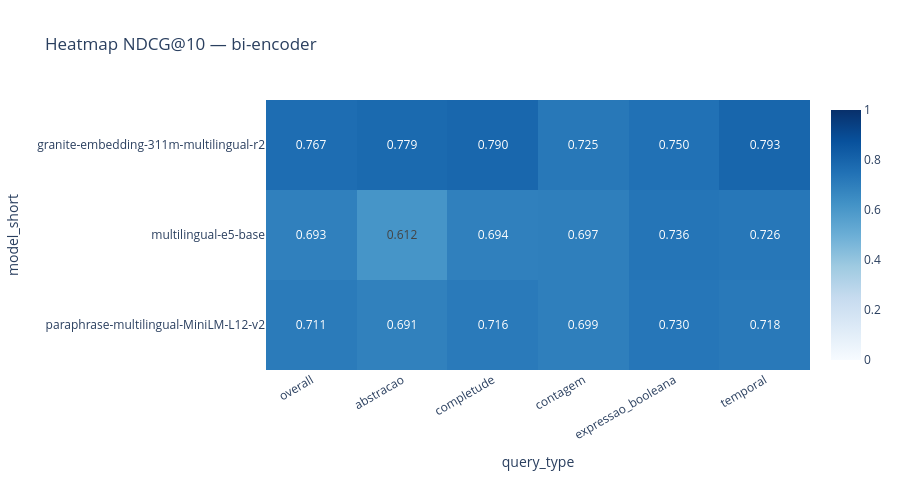
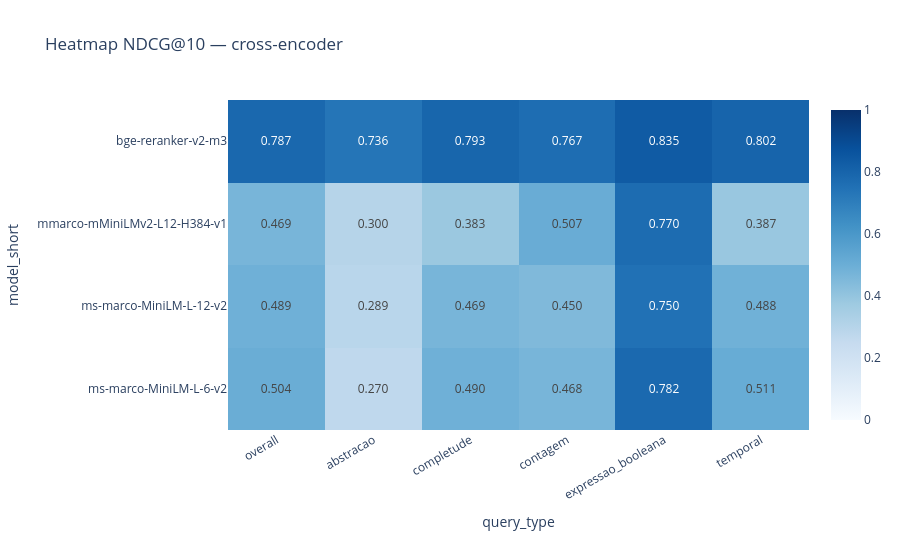

The cell these charts' notebook holds for them, in order:
### Markdown cell above
## 3. Heatmap — Métricas × Tipos de Query por Modelo

### Code cell
metric_heatmap = "NDCG@10"

for enc_type, df_enc in [("bi-encoder", df_bi), ("cross-encoder", df_cross)]:
    pivot = df_enc.pivot_table(index="model_short", columns="query_type", values=metric_heatmap)
    cols = ["overall"] + [c for c in pivot.columns if c != "overall"]
    pivot = pivot[cols]

    fig = px.imshow(
        pivot,
        text_auto=".3f",
        color_continuous_scale="Blues",
        zmin=0, zmax=1,
        title=f"Heatmap {metric_heatmap} — {enc_type}",
        aspect="auto",
        height=300 + 60 * len(pivot),
    )
    fig.update_xaxes(tickangle=-30)
    fig.show()

### Figure 1 — Plotly figure (JSON) as saved in the notebook; plotly's stock layout.template omitted (floating-point values rounded to 4 significant figures)
{"data": [{"coloraxis": "coloraxis", "hovertemplate": "query_type: %{x}<br>model_short: %{y}<br>color: %{z}<extra></extra>", "name": "0", "texttemplate": "%{z:.3f}", "type": "heatmap", "x": ["overall", "abstracao", "completude", "contagem", "expressao_booleana", "temporal"], "xaxis": "x", "y": ["granite-embedding-311m-multilingual-r2", "multilingual-e5-base", "paraphrase-multilingual-MiniLM-L12-v2"], "yaxis": "y", "z": [[0.7674, 0.7792, 0.7904, 0.725, 0.7497, 0.7929], [0.693, 0.6116, 0.6942, 0.6973, 0.736, 0.7259], [0.7108, 0.6906, 0.7159, 0.6988, 0.7304, 0.7181]]}], "layout": {"coloraxis": {"cmax": 1, "cmin": 0, "colorscale": [[0, "rgb(247,251,255)"], [0.125, "rgb(222,235,247)"], [0.25, "rgb(198,219,239)"], [0.375, "rgb(158,202,225)"], [0.5, "rgb(107,174,214)"], [0.625, "rgb(66,146,198)"], [0.75, "rgb(33,113,181)"], [0.875, "rgb(8,81,156)"], [1, "rgb(8,48,107)"]]}, "height": 480, "title": {"text": "Heatmap NDCG@10 — bi-encoder"}, "xaxis": {"anchor": "y", "domain": [0, 1], "tickangle": -30, "title": {"text": "query_type"}}, "yaxis": {"anchor": "x", "autorange": "reversed", "domain": [0, 1], "title": {"text": "model_short"}}}}

### Figure 2 — Plotly figure (JSON) as saved in the notebook; plotly's stock layout.template omitted (floating-point values rounded to 4 significant figures)
{"data": [{"coloraxis": "coloraxis", "hovertemplate": "query_type: %{x}<br>model_short: %{y}<br>color: %{z}<extra></extra>", "name": "0", "texttemplate": "%{z:.3f}", "type": "heatmap", "x": ["overall", "abstracao", "completude", "contagem", "expressao_booleana", "temporal"], "xaxis": "x", "y": ["bge-reranker-v2-m3", "mmarco-mMiniLMv2-L12-H384-v1", "ms-marco-MiniLM-L-12-v2", "ms-marco-MiniLM-L-6-v2"], "yaxis": "y", "z": [[0.7866, 0.7359, 0.7929, 0.7668, 0.8352, 0.8021], [0.4693, 0.2998, 0.3828, 0.5067, 0.7697, 0.3873], [0.4891, 0.2891, 0.4689, 0.4496, 0.7495, 0.4884], [0.5041, 0.2704, 0.4896, 0.4676, 0.782, 0.5108]]}], "layout": {"coloraxis": {"cmax": 1, "cmin": 0, "colorscale": [[0, "rgb(247,251,255)"], [0.125, "rgb(222,235,247)"], [0.25, "rgb(198,219,239)"], [0.375, "rgb(158,202,225)"], [0.5, "rgb(107,174,214)"], [0.625, "rgb(66,146,198)"], [0.75, "rgb(33,113,181)"], [0.875, "rgb(8,81,156)"], [1, "rgb(8,48,107)"]]}, "height": 540, "title": {"text": "Heatmap NDCG@10 — cross-encoder"}, "xaxis": {"anchor": "y", "domain": [0, 1], "tickangle": -30, "title": {"text": "query_type"}}, "yaxis": {"anchor": "x", "autorange": "reversed", "domain": [0, 1], "title": {"text": "model_short"}}}}
